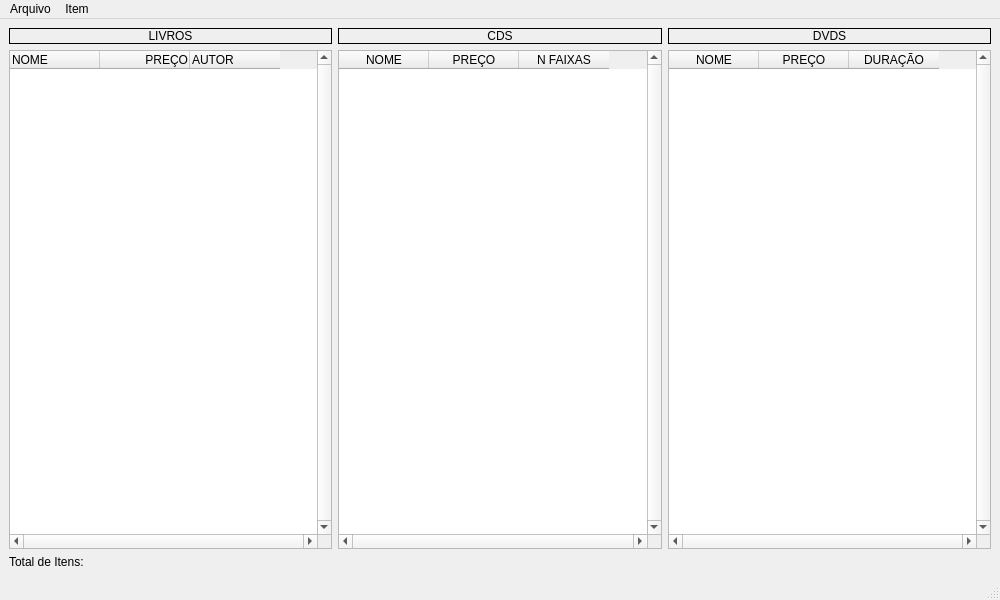
<?xml version="1.0" encoding="UTF-8"?>
<ui version="4.0">
 <class>MainLoja</class>
 <widget class="QMainWindow" name="MainLoja">
  <property name="enabled">
   <bool>true</bool>
  </property>
  <property name="geometry">
   <rect>
    <x>0</x>
    <y>0</y>
    <width>1000</width>
    <height>600</height>
   </rect>
  </property>
  <property name="maximumSize">
   <size>
    <width>16777215</width>
    <height>1080</height>
   </size>
  </property>
  <property name="baseSize">
   <size>
    <width>1000</width>
    <height>600</height>
   </size>
  </property>
  <property name="windowTitle">
   <string>Estoque em Loja</string>
  </property>
  <widget class="QWidget" name="centralwidget">
   <layout class="QVBoxLayout" name="verticalLayout_4">
    <item>
     <layout class="QHBoxLayout" name="horizontalLayout">
      <item>
       <layout class="QVBoxLayout" name="verticalLayout">
        <item>
         <widget class="QLabel" name="LIVROS">
          <property name="frameShape">
           <enum>QFrame::Box</enum>
          </property>
          <property name="text">
           <string>LIVROS</string>
          </property>
          <property name="alignment">
           <set>Qt::AlignCenter</set>
          </property>
         </widget>
        </item>
        <item>
         <widget class="QTableWidget" name="listaLivro">
          <property name="verticalScrollBarPolicy">
           <enum>Qt::ScrollBarAlwaysOn</enum>
          </property>
          <property name="horizontalScrollBarPolicy">
           <enum>Qt::ScrollBarAlwaysOn</enum>
          </property>
          <property name="tabKeyNavigation">
           <bool>false</bool>
          </property>
          <property name="selectionMode">
           <enum>QAbstractItemView::SingleSelection</enum>
          </property>
          <property name="selectionBehavior">
           <enum>QAbstractItemView::SelectRows</enum>
          </property>
          <attribute name="horizontalHeaderDefaultSectionSize">
           <number>90</number>
          </attribute>
          <attribute name="verticalHeaderVisible">
           <bool>false</bool>
          </attribute>
          <column>
           <property name="text">
            <string>NOME</string>
           </property>
           <property name="textAlignment">
            <set>AlignLeading|AlignVCenter</set>
           </property>
          </column>
          <column>
           <property name="text">
            <string>PREÇO</string>
           </property>
           <property name="textAlignment">
            <set>AlignTrailing|AlignVCenter</set>
           </property>
          </column>
          <column>
           <property name="text">
            <string>AUTOR</string>
           </property>
           <property name="textAlignment">
            <set>AlignLeading|AlignVCenter</set>
           </property>
          </column>
         </widget>
        </item>
       </layout>
      </item>
      <item>
       <layout class="QVBoxLayout" name="verticalLayout_2">
        <item>
         <widget class="QLabel" name="CDS">
          <property name="frameShape">
           <enum>QFrame::Box</enum>
          </property>
          <property name="text">
           <string>CDS</string>
          </property>
          <property name="alignment">
           <set>Qt::AlignCenter</set>
          </property>
         </widget>
        </item>
        <item>
         <widget class="QTableWidget" name="listaCD">
          <property name="verticalScrollBarPolicy">
           <enum>Qt::ScrollBarAlwaysOn</enum>
          </property>
          <property name="horizontalScrollBarPolicy">
           <enum>Qt::ScrollBarAlwaysOn</enum>
          </property>
          <property name="tabKeyNavigation">
           <bool>false</bool>
          </property>
          <property name="selectionMode">
           <enum>QAbstractItemView::SingleSelection</enum>
          </property>
          <property name="selectionBehavior">
           <enum>QAbstractItemView::SelectRows</enum>
          </property>
          <attribute name="horizontalHeaderDefaultSectionSize">
           <number>90</number>
          </attribute>
          <attribute name="verticalHeaderVisible">
           <bool>false</bool>
          </attribute>
          <column>
           <property name="text">
            <string>NOME</string>
           </property>
          </column>
          <column>
           <property name="text">
            <string>PREÇO</string>
           </property>
          </column>
          <column>
           <property name="text">
            <string>N FAIXAS</string>
           </property>
          </column>
         </widget>
        </item>
       </layout>
      </item>
      <item>
       <layout class="QVBoxLayout" name="verticalLayout_3">
        <item>
         <widget class="QLabel" name="DVDS">
          <property name="frameShape">
           <enum>QFrame::Box</enum>
          </property>
          <property name="text">
           <string>DVDS</string>
          </property>
          <property name="alignment">
           <set>Qt::AlignCenter</set>
          </property>
         </widget>
        </item>
        <item>
         <widget class="QTableWidget" name="listaDVD">
          <property name="verticalScrollBarPolicy">
           <enum>Qt::ScrollBarAlwaysOn</enum>
          </property>
          <property name="horizontalScrollBarPolicy">
           <enum>Qt::ScrollBarAlwaysOn</enum>
          </property>
          <property name="tabKeyNavigation">
           <bool>false</bool>
          </property>
          <property name="selectionMode">
           <enum>QAbstractItemView::SingleSelection</enum>
          </property>
          <property name="selectionBehavior">
           <enum>QAbstractItemView::SelectRows</enum>
          </property>
          <attribute name="horizontalHeaderDefaultSectionSize">
           <number>90</number>
          </attribute>
          <attribute name="verticalHeaderVisible">
           <bool>false</bool>
          </attribute>
          <column>
           <property name="text">
            <string>NOME</string>
           </property>
          </column>
          <column>
           <property name="text">
            <string>PREÇO</string>
           </property>
          </column>
          <column>
           <property name="text">
            <string>DURAÇÃO</string>
           </property>
          </column>
         </widget>
        </item>
       </layout>
      </item>
     </layout>
    </item>
    <item>
     <widget class="QLabel" name="totalItens">
      <property name="text">
       <string>Total de Itens: </string>
      </property>
     </widget>
    </item>
   </layout>
  </widget>
  <widget class="QMenuBar" name="menubar">
   <property name="geometry">
    <rect>
     <x>0</x>
     <y>0</y>
     <width>1000</width>
     <height>21</height>
    </rect>
   </property>
   <widget class="QMenu" name="menuArquivo">
    <property name="title">
     <string>Arquivo</string>
    </property>
    <addaction name="actionLer"/>
    <addaction name="actionSalvar"/>
    <addaction name="separator"/>
    <addaction name="separator"/>
    <addaction name="separator"/>
    <addaction name="separator"/>
    <addaction name="actionSair"/>
   </widget>
   <widget class="QMenu" name="menuItem">
    <property name="title">
     <string>Item</string>
    </property>
    <addaction name="actionIncluir_Livro"/>
    <addaction name="actionIncluir_CD"/>
    <addaction name="actionIncluir_DVD"/>
   </widget>
   <addaction name="menuArquivo"/>
   <addaction name="menuItem"/>
  </widget>
  <widget class="QStatusBar" name="statusbar"/>
  <action name="actionLer">
   <property name="text">
    <string>Ler</string>
   </property>
  </action>
  <action name="actionSalvar">
   <property name="text">
    <string>Salvar</string>
   </property>
  </action>
  <action name="actionSair">
   <property name="text">
    <string>Sair</string>
   </property>
  </action>
  <action name="actionIncluir_Livro">
   <property name="text">
    <string>Incluir Livro</string>
   </property>
  </action>
  <action name="actionIncluir_CD">
   <property name="text">
    <string>Incluir CD</string>
   </property>
  </action>
  <action name="actionIncluir_DVD">
   <property name="text">
    <string>Incluir DVD</string>
   </property>
  </action>
 </widget>
 <resources/>
 <connections/>
</ui>
